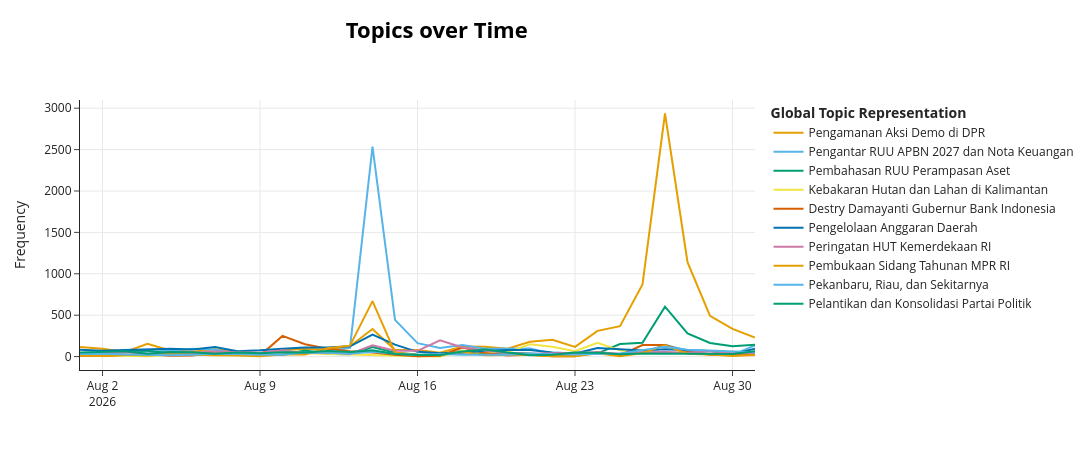

Notebook code cell kept with this figure:
### Code cell
topics_over_time = topic_model.topics_over_time(docs, timestamps)
fig = topic_model.visualize_topics_over_time(topics_over_time, top_n_topics=10, custom_labels=True)
fig.write_html(f'{OUT_DIR}/topic_over_time_{ISSUES}.html')
fig.show()
